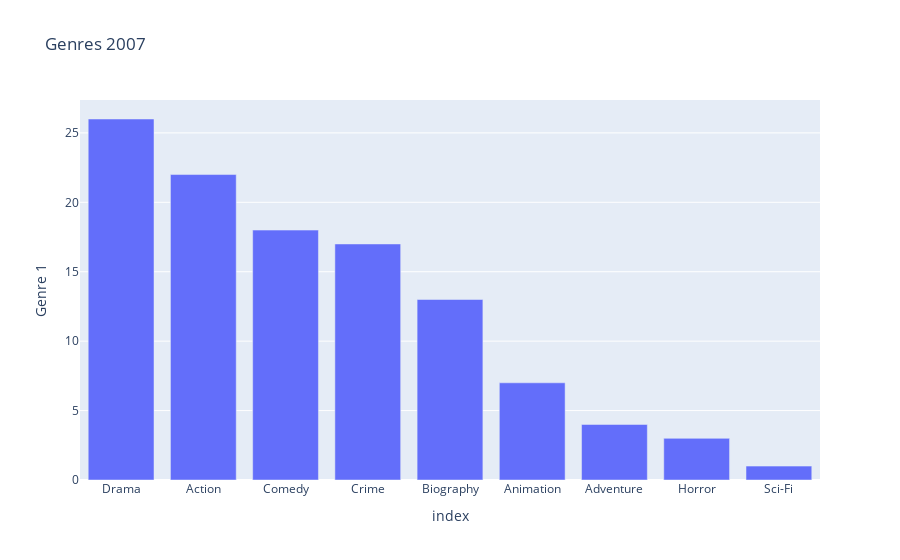
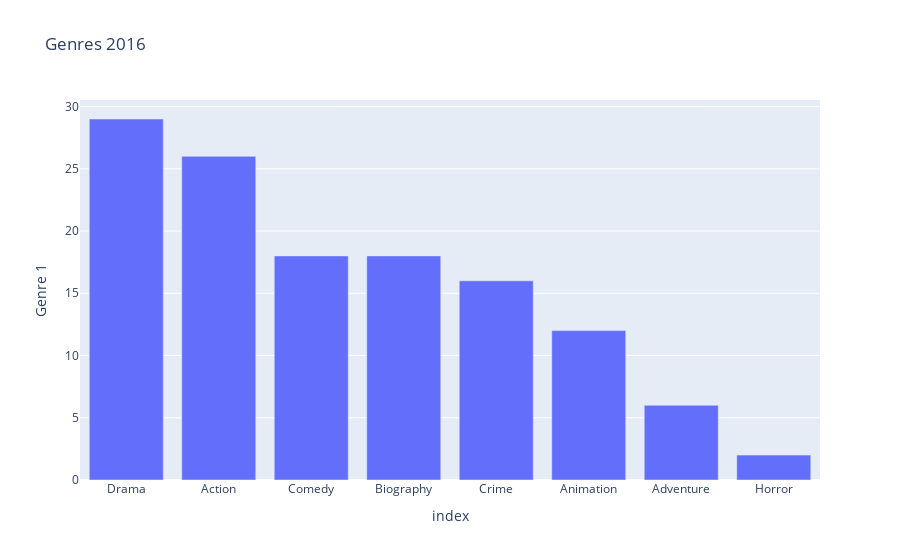

These figures' notebook cell, in order:
### Code cell
import plotly.express as px

fig = px.bar(genre1_2007, y='Genre 1', title='Genres 2007', labels={'Count': 'Language Count'})
fig.show()

fig = px.bar(genre1_2016, y='Genre 1', title='Genres 2016', labels={'Count': 'Language Count'})
fig.show()

### Figure 1 — Plotly figure (JSON) as saved in the notebook; plotly's stock layout.template omitted (floating-point values rounded to 4 significant figures)
{"data": [{"alignmentgroup": "True", "hovertemplate": "index=%{x}<br>Genre 1=%{y}<extra></extra>", "legendgroup": "", "marker": {"color": "#636efa", "pattern": {"shape": ""}}, "name": "", "offsetgroup": "", "orientation": "v", "showlegend": false, "textposition": "auto", "type": "bar", "x": ["Drama", "Action", "Comedy", "Crime", "Biography", "Animation", "Adventure", "Horror", "Sci-Fi"], "xaxis": "x", "y": [26, 22, 18, 17, 13, 7, 4, 3, 1], "yaxis": "y"}], "layout": {"barmode": "relative", "legend": {"tracegroupgap": 0}, "title": {"text": "Genres 2007"}, "xaxis": {"anchor": "y", "domain": [0, 1], "title": {"text": "index"}}, "yaxis": {"anchor": "x", "domain": [0, 1], "title": {"text": "Genre 1"}}}}

### Figure 2 — Plotly figure (JSON) as saved in the notebook; plotly's stock layout.template omitted (floating-point values rounded to 4 significant figures)
{"data": [{"alignmentgroup": "True", "hovertemplate": "index=%{x}<br>Genre 1=%{y}<extra></extra>", "legendgroup": "", "marker": {"color": "#636efa", "pattern": {"shape": ""}}, "name": "", "offsetgroup": "", "orientation": "v", "showlegend": false, "textposition": "auto", "type": "bar", "x": ["Drama", "Action", "Comedy", "Biography", "Crime", "Animation", "Adventure", "Horror"], "xaxis": "x", "y": [29, 26, 18, 18, 16, 12, 6, 2], "yaxis": "y"}], "layout": {"barmode": "relative", "legend": {"tracegroupgap": 0}, "title": {"text": "Genres 2016"}, "xaxis": {"anchor": "y", "domain": [0, 1], "title": {"text": "index"}}, "yaxis": {"anchor": "x", "domain": [0, 1], "title": {"text": "Genre 1"}}}}
